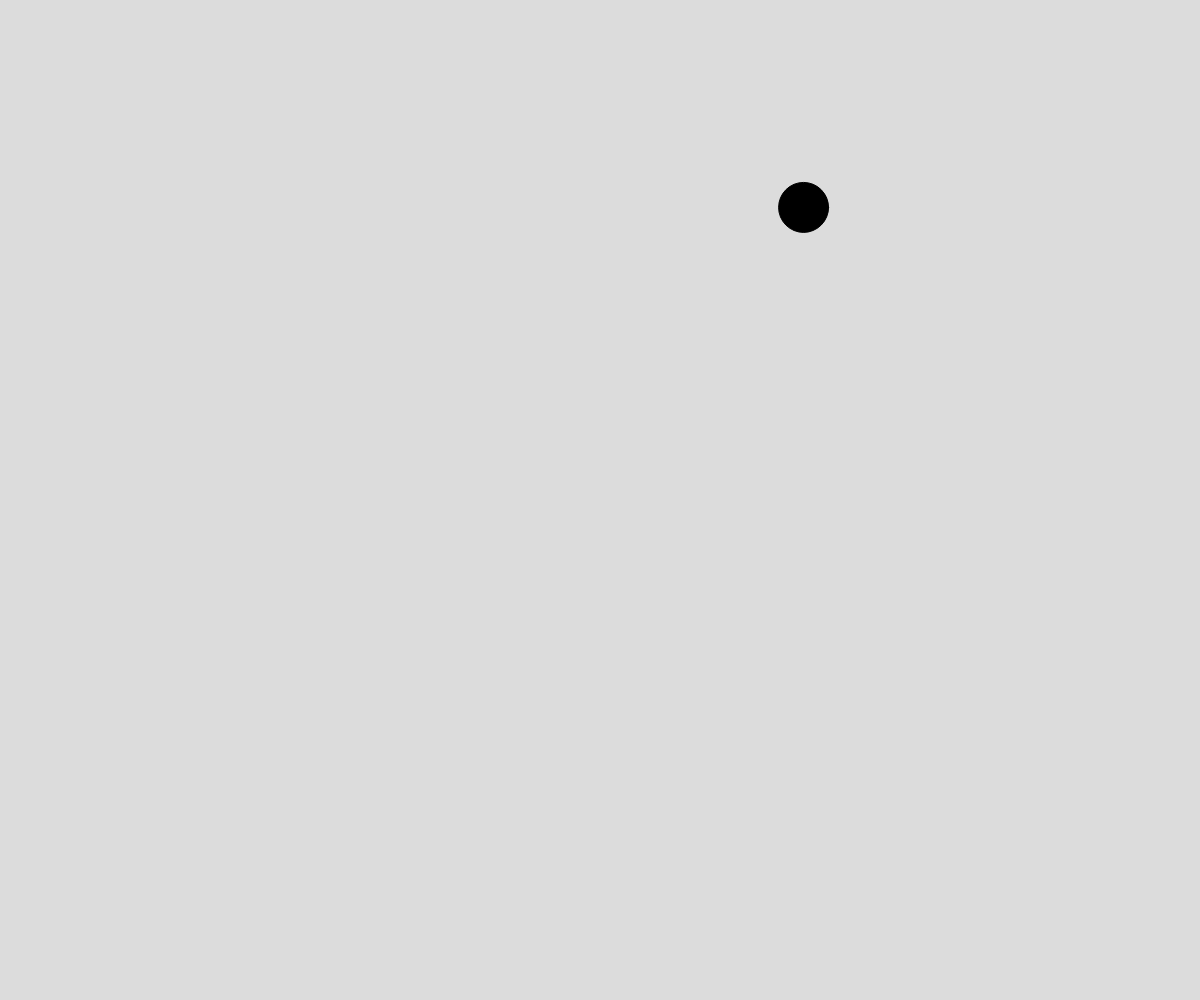
Frame 1 (no input)
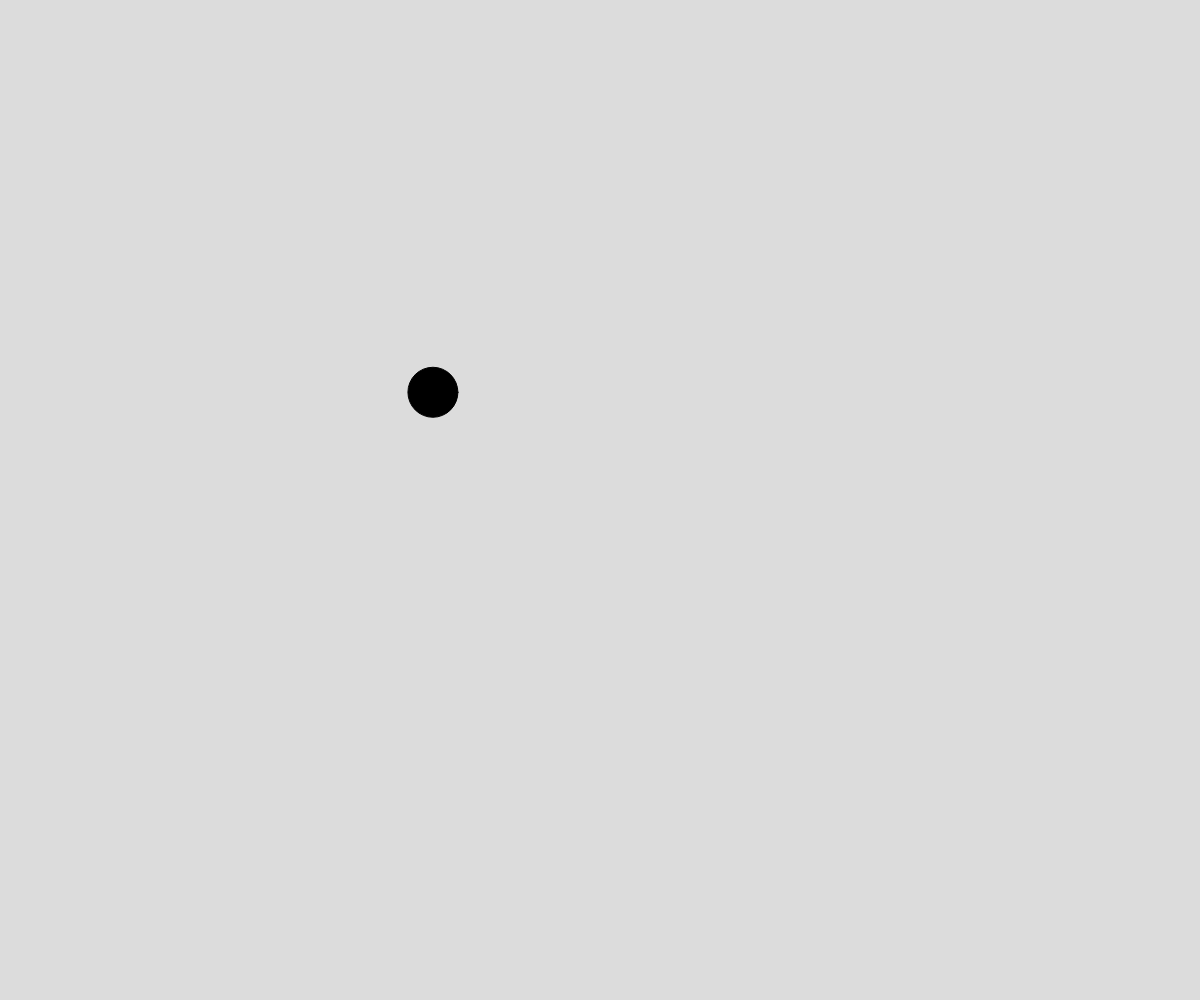
Frame 60 (no input)
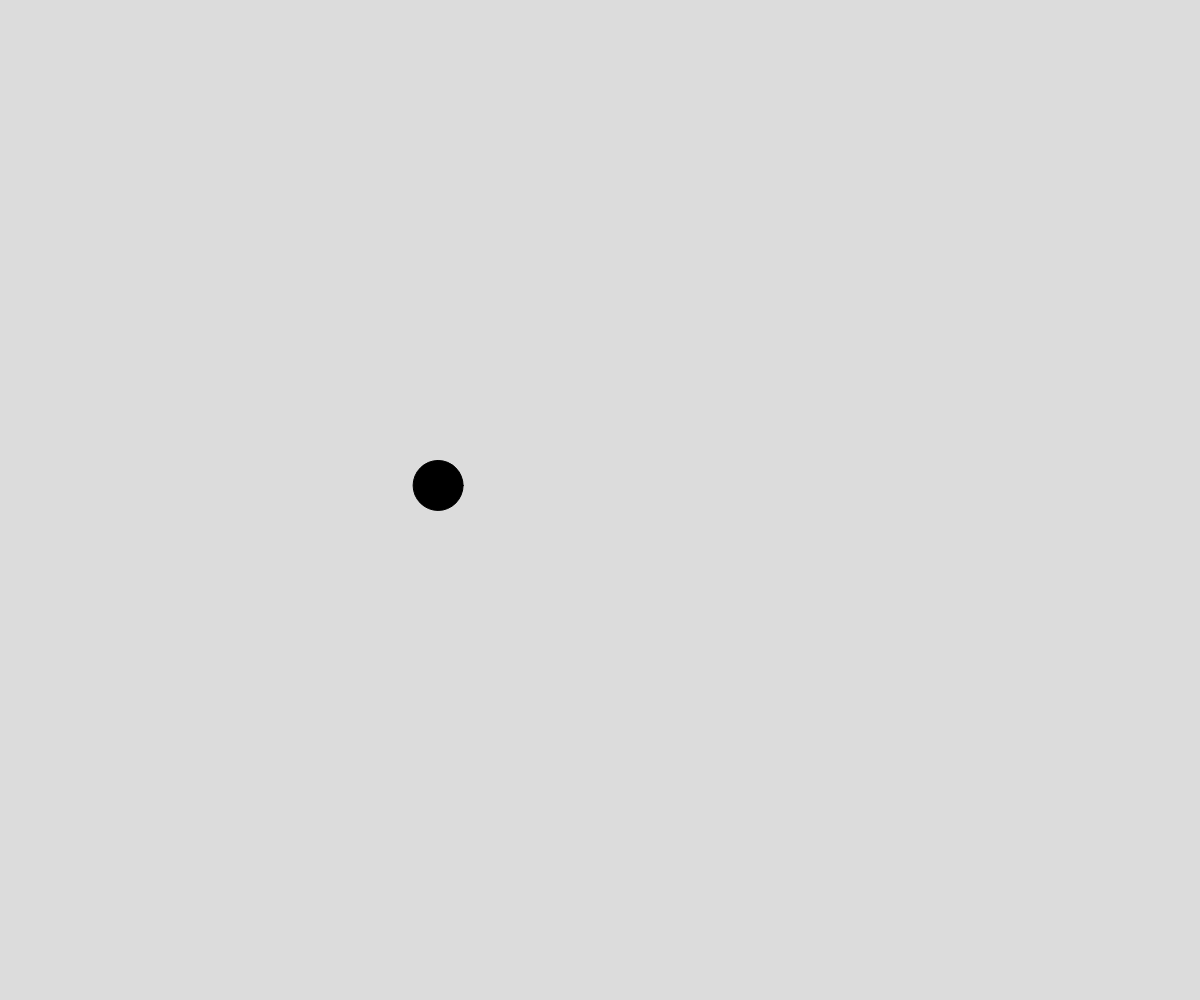
Frame 120 (the mouse pressed at the canvas centre since frame 60)

The p5.js sketch that drew these frames (run headless with seeded random() and noise() and a simulated clock; from frame 60 on, the mouse is pressed at the canvas centre):

// p5.js sketch
// ── sketch.js
// Perlin Noise Demo

let time = 0;
let dt = 0.01;

async function setup() {
  createCanvas(windowWidth, windowHeight);
}

function draw() {
  background(220);

  let x = noise(time) * width;
  let y = noise(time + 1234) * height;

  fill(0);
  circle(x, y, 50);

  time += dt;
}
